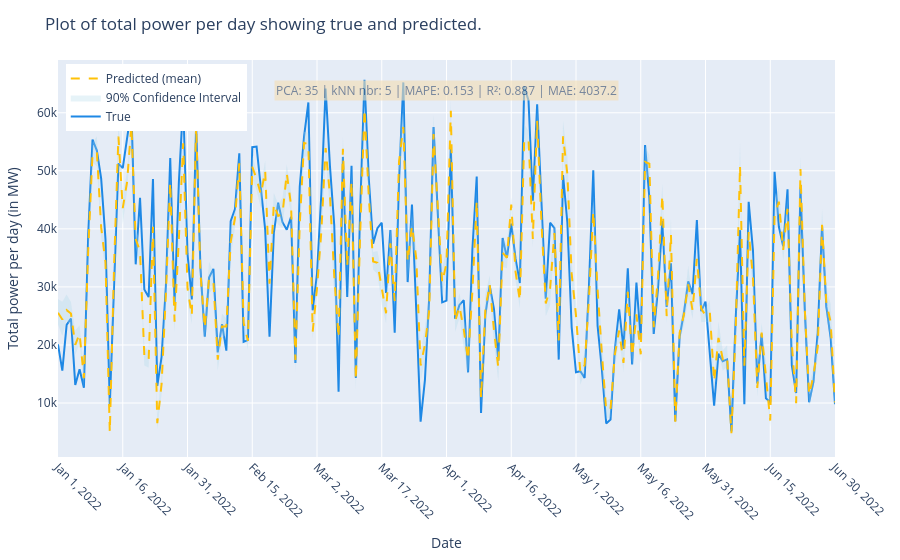

This figure's notebook cell:
### Markdown cell above
#### Instantiate a `kNN_Cross_Validation` object with `confidence interval calculations`
To reduce runtime, we only allow to run confidence interval calculation with single hyperparameters pair.

### Code cell
knn_ci = kNN_Cross_Validation(with_confidence_interval=True)
knn_ci.manual_input('2022-01-01',181)
knn_ci.run()

### Figure 1 — Plotly figure (JSON) as saved in the notebook; plotly's stock layout.template omitted (floating-point values rounded to 4 significant figures; data arrays with more than 128 entries replaced by an {"elided": "..."} marker saying what was removed)
{"data": [{"line": {"color": "#1E88E5"}, "mode": "lines", "name": "True", "type": "scatter", "x": {"elided": "181 str values"}, "y": {"elided": "181 int values"}}, {"line": {"width": 0}, "mode": "lines", "name": "Lower Bound", "showlegend": false, "type": "scatter", "x": {"elided": "181 str values"}, "y": {"elided": "181 float values"}}, {"fill": "tonexty", "fillcolor": "rgba(173, 216, 230, 0.3)", "line": {"width": 0}, "mode": "lines", "name": "90% Confidence Interval", "type": "scatter", "x": {"elided": "181 str values"}, "y": {"elided": "181 float values"}}, {"line": {"color": "#FFC107", "dash": "dash"}, "mode": "lines", "name": "Predicted (mean)", "type": "scatter", "x": {"elided": "181 str values"}, "y": {"elided": "181 float values"}}], "layout": {"annotations": [{"align": "left", "bgcolor": "wheat", "font": {"size": 12}, "opacity": 0.6, "showarrow": false, "text": "PCA: 35 | kNN nbr: 5 | MAPE: 0.153 | R²: 0.887 | MAE: 4037.2", "x": 0.5, "xref": "paper", "y": 0.95, "yref": "paper"}], "legend": {"x": 0.01, "y": 0.99}, "margin": {"b": 60, "l": 40, "r": 20, "t": 60}, "title": {"text": "Plot of total power per day showing true and predicted."}, "xaxis": {"tickangle": 45, "tickvals": ["2022-01-01T00:00:00", "2022-01-16T00:00:00", "2022-01-31T00:00:00", "2022-02-15T00:00:00", "2022-03-02T00:00:00", "2022-03-17T00:00:00", "2022-04-01T00:00:00", "2022-04-16T00:00:00", "2022-05-01T00:00:00", "2022-05-16T00:00:00", "2022-05-31T00:00:00", "2022-06-15T00:00:00", "2022-06-30T00:00:00"], "title": {"text": "Date"}}, "yaxis": {"title": {"text": "Total power per day (in MW)"}}}}
